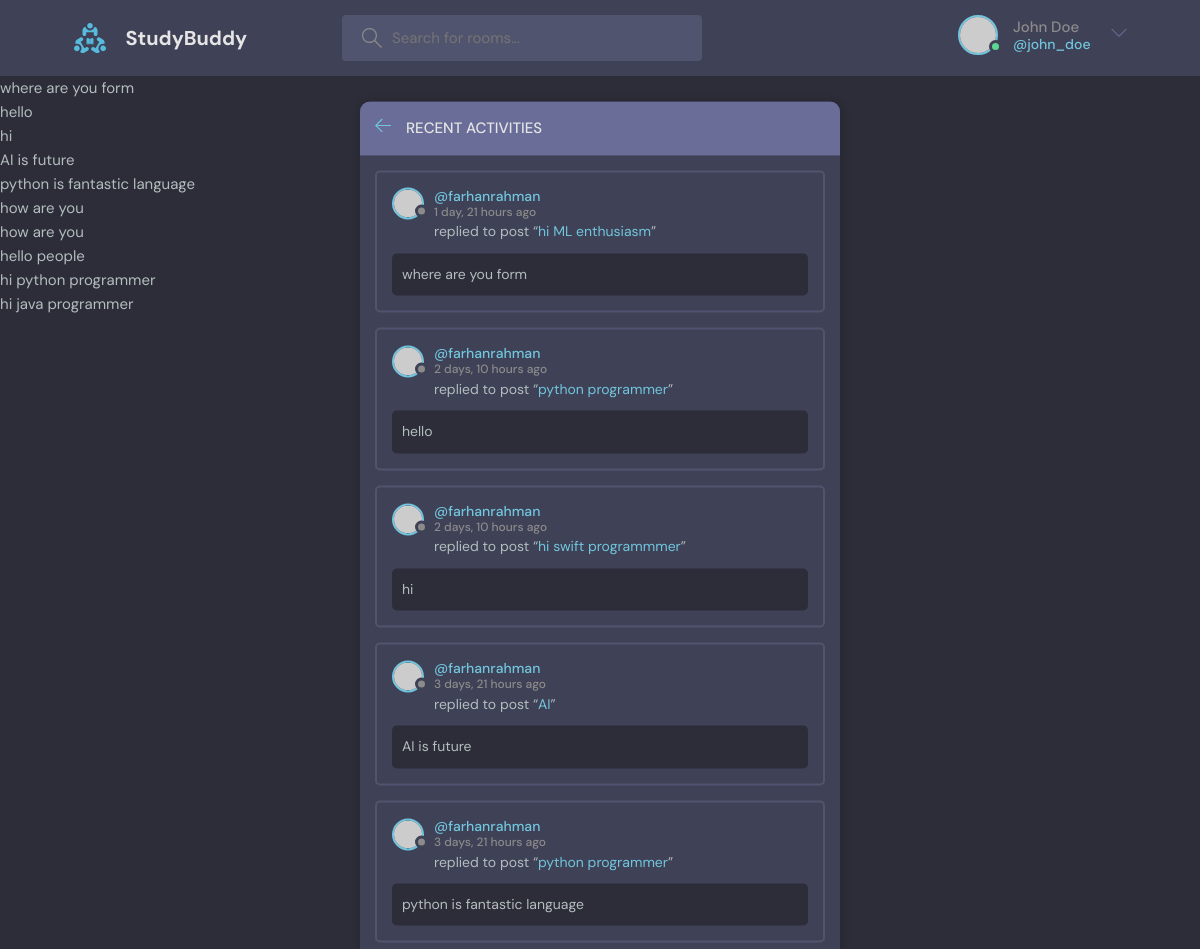
The page /activity/ (upper part) on the database as committed earlier.
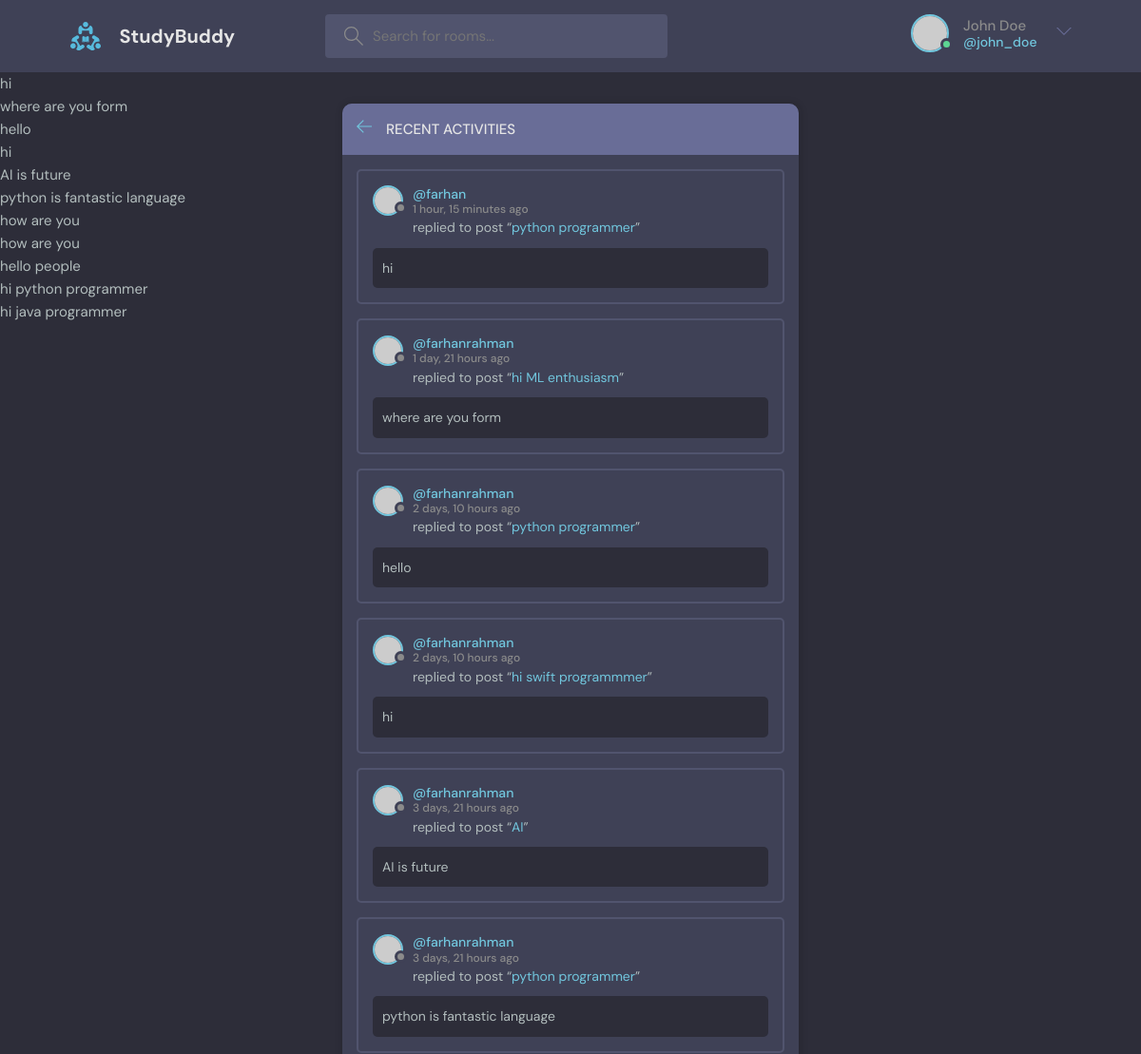
The same page on the database as committed later.
### user/models.py (models this page shows)
class Message (models.Model):
    user =models.ForeignKey(User, on_delete=models.CASCADE)
    room =models.ForeignKey(Room, on_delete=models.CASCADE)
    body =models.TextField(default='Default message')
    updated=models.DateTimeField(auto_now=True)
    created =models.DateTimeField(auto_now_add=True)
    class Meta:
        ordering=['-updated','-created']
    def __str__(self):
        return self.body[0:50]

class Room (models.Model):
    host =models.ForeignKey(User, on_delete=models.SET_NULL, null=True)
    topic =models.ForeignKey(Topic, on_delete=models.SET_NULL, null=True)
    name =models.CharField(max_length=200)
    description=models.TextField(null=True, blank=True)
    participants =models.ManyToManyField(
        User, related_name='participants', blank=True)
    updated=models.DateTimeField(auto_now=True)
    created=models.DateTimeField(auto_now_add=True)
    class Meta:
        ordering=['-updated','-created'] #
    def __str__(self) :
        return self.name

### user/views.py (the view)
# urls.py: path('activity/',views.activityPage, name='activity'),
def activityPage(request):
    messages =Message.objects.all()
    return render(request, 'base/activity.html',{'messages':messages})

### templates/base/activity.html (shortened to what this page needs)
{% extends "base/main.html" %}
{% block content %}
    <main class="layout">
      <div class="container">
        <div class="layout__box">
          <div class="layout__boxHeader">
            <div class="layout__boxTitle">
              <a href="{% url 'home' %}">
                <svg version="1.1" xmlns="http://www.w3.org/2000/svg" width="32" height="32" viewBox="0 0 32 32">
                  <title>arrow-left</title>
                  <path
                    d="M13.723 2.286l-13.723 13.714 13.719 13.714 1.616-1.611-10.96-10.96h27.625v-2.286h-27.625l10.965-10.965-1.616-1.607z"
                  ></path>
                </svg>
              </a>
              <h3>Recent Activities</h3>
            </div>
          </div>
          {% for message in messages%}
    <div class="activities__box">
      <div class="activities__boxHeader roomListRoom__header">
        <a href="profile.html" class="roomListRoom__author">
          <div class="avatar avatar--small">
            <img src="https://randomuser.me/api/portraits/women/11.jpg" />
          </div>
          <p>
            @{{message.user.username}}
            <span>{{message.created|timesince}} ago</span>
          </p>
        </a>
      </div>
      <div class="activities__boxContent">
        <p>replied to post “<a href="{url 'user-profile' message.user.id}">{{message.room}}</a>”</p>
        <div class="activities__boxRoomContent">
          {{message}}
        </div>
      </div>
    </div>
    {% endfor%}
      </div>
    </main>
{% endblock content%}

### templates/base/main.html (shortened to what this page needs)
<!DOCTYPE html>
{% load static %}
<html lang="en">
<head>
    <link rel="stylesheet" href="{% static 'styles/style.css' %}">
</head>
<body>
     {% include "base/navbar.html" %}
        {% if messages %}
            <ul class="messages">
                {% for message in messages %}
                <li>{{message}}</li>
                {% endfor %}
            </ul>
        {% endif %}
     {% block content %}
     {% endblock content %}
</body>
</html>

Rows that differ between the two databases and show on the page:
added Message: body "hi", user.username "farhan", created "1 hour, 15 minutes", room "python programmer"
